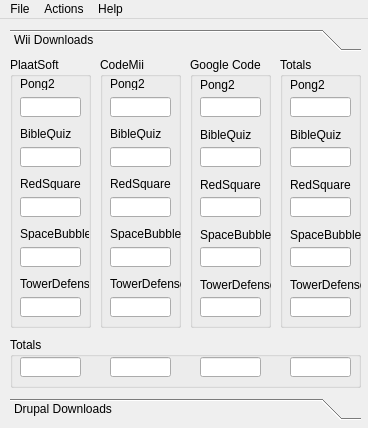
<?xml version="1.0" encoding="UTF-8"?>
<ui version="4.0">
 <class>MainWindow</class>
 <widget class="QMainWindow" name="MainWindow">
  <property name="geometry">
   <rect>
    <x>0</x>
    <y>0</y>
    <width>368</width>
    <height>428</height>
   </rect>
  </property>
  <property name="sizePolicy">
   <sizepolicy hsizetype="Fixed" vsizetype="Fixed">
    <horstretch>0</horstretch>
    <verstretch>0</verstretch>
   </sizepolicy>
  </property>
  <property name="windowTitle">
   <string/>
  </property>
  <property name="windowIcon">
   <iconset>
    <normaloff>images/open.png</normaloff>images/open.png</iconset>
  </property>
  <widget class="QWidget" name="centralWidget">
   <widget class="QToolBox" name="toolBox">
    <property name="geometry">
     <rect>
      <x>10</x>
      <y>10</y>
      <width>351</width>
      <height>391</height>
     </rect>
    </property>
    <property name="currentIndex">
     <number>0</number>
    </property>
    <widget class="QWidget" name="page">
     <property name="geometry">
      <rect>
       <x>0</x>
       <y>0</y>
       <width>351</width>
       <height>337</height>
      </rect>
     </property>
     <attribute name="label">
      <string>Wii Downloads</string>
     </attribute>
     <widget class="QGroupBox" name="groupBox">
      <property name="geometry">
       <rect>
        <x>0</x>
        <y>0</y>
        <width>81</width>
        <height>271</height>
       </rect>
      </property>
      <property name="title">
       <string>PlaatSoft</string>
      </property>
      <widget class="QLabel" name="label">
       <property name="geometry">
        <rect>
         <x>10</x>
         <y>20</y>
         <width>69</width>
         <height>13</height>
        </rect>
       </property>
       <property name="text">
        <string>Pong2</string>
       </property>
      </widget>
      <widget class="QLabel" name="label_4">
       <property name="geometry">
        <rect>
         <x>10</x>
         <y>120</y>
         <width>69</width>
         <height>13</height>
        </rect>
       </property>
       <property name="text">
        <string>RedSquare</string>
       </property>
      </widget>
      <widget class="QLabel" name="label_3">
       <property name="geometry">
        <rect>
         <x>10</x>
         <y>70</y>
         <width>69</width>
         <height>13</height>
        </rect>
       </property>
       <property name="text">
        <string>BibleQuiz</string>
       </property>
      </widget>
      <widget class="QLabel" name="label_2">
       <property name="geometry">
        <rect>
         <x>10</x>
         <y>170</y>
         <width>69</width>
         <height>13</height>
        </rect>
       </property>
       <property name="text">
        <string>SpaceBubble</string>
       </property>
      </widget>
      <widget class="QLabel" name="label_5">
       <property name="geometry">
        <rect>
         <x>10</x>
         <y>220</y>
         <width>69</width>
         <height>13</height>
        </rect>
       </property>
       <property name="text">
        <string>TowerDefense</string>
       </property>
      </widget>
      <widget class="QLineEdit" name="pong2Edit">
       <property name="geometry">
        <rect>
         <x>10</x>
         <y>40</y>
         <width>61</width>
         <height>20</height>
        </rect>
       </property>
       <property name="readOnly">
        <bool>true</bool>
       </property>
      </widget>
      <widget class="QLineEdit" name="bibleQuizEdit">
       <property name="geometry">
        <rect>
         <x>10</x>
         <y>90</y>
         <width>61</width>
         <height>20</height>
        </rect>
       </property>
       <property name="readOnly">
        <bool>true</bool>
       </property>
      </widget>
      <widget class="QLineEdit" name="redSquareEdit">
       <property name="geometry">
        <rect>
         <x>10</x>
         <y>140</y>
         <width>61</width>
         <height>20</height>
        </rect>
       </property>
       <property name="readOnly">
        <bool>true</bool>
       </property>
      </widget>
      <widget class="QLineEdit" name="spaceBubbleEdit">
       <property name="geometry">
        <rect>
         <x>10</x>
         <y>190</y>
         <width>61</width>
         <height>20</height>
        </rect>
       </property>
       <property name="readOnly">
        <bool>true</bool>
       </property>
      </widget>
      <widget class="QLineEdit" name="towerDefenseEdit">
       <property name="geometry">
        <rect>
         <x>10</x>
         <y>240</y>
         <width>61</width>
         <height>20</height>
        </rect>
       </property>
       <property name="readOnly">
        <bool>true</bool>
       </property>
      </widget>
     </widget>
     <widget class="QGroupBox" name="groupBox_2">
      <property name="geometry">
       <rect>
        <x>180</x>
        <y>0</y>
        <width>81</width>
        <height>271</height>
       </rect>
      </property>
      <property name="title">
       <string>Google Code</string>
      </property>
      <widget class="QLabel" name="label_11">
       <property name="geometry">
        <rect>
         <x>10</x>
         <y>20</y>
         <width>101</width>
         <height>16</height>
        </rect>
       </property>
       <property name="text">
        <string>Pong2</string>
       </property>
      </widget>
      <widget class="QLabel" name="label_12">
       <property name="geometry">
        <rect>
         <x>10</x>
         <y>70</y>
         <width>101</width>
         <height>16</height>
        </rect>
       </property>
       <property name="text">
        <string>BibleQuiz</string>
       </property>
      </widget>
      <widget class="QLabel" name="label_13">
       <property name="geometry">
        <rect>
         <x>10</x>
         <y>120</y>
         <width>91</width>
         <height>16</height>
        </rect>
       </property>
       <property name="text">
        <string>RedSquare</string>
       </property>
      </widget>
      <widget class="QLabel" name="label_14">
       <property name="geometry">
        <rect>
         <x>10</x>
         <y>170</y>
         <width>91</width>
         <height>16</height>
        </rect>
       </property>
       <property name="text">
        <string>SpaceBubble</string>
       </property>
      </widget>
      <widget class="QLabel" name="label_15">
       <property name="geometry">
        <rect>
         <x>10</x>
         <y>220</y>
         <width>81</width>
         <height>16</height>
        </rect>
       </property>
       <property name="text">
        <string>TowerDefense</string>
       </property>
      </widget>
      <widget class="QLineEdit" name="pong2Edit3">
       <property name="geometry">
        <rect>
         <x>10</x>
         <y>40</y>
         <width>61</width>
         <height>20</height>
        </rect>
       </property>
       <property name="readOnly">
        <bool>true</bool>
       </property>
      </widget>
      <widget class="QLineEdit" name="bibleQuizEdit3">
       <property name="geometry">
        <rect>
         <x>10</x>
         <y>90</y>
         <width>61</width>
         <height>20</height>
        </rect>
       </property>
       <property name="readOnly">
        <bool>true</bool>
       </property>
      </widget>
      <widget class="QLineEdit" name="redSquareEdit3">
       <property name="geometry">
        <rect>
         <x>10</x>
         <y>140</y>
         <width>61</width>
         <height>20</height>
        </rect>
       </property>
       <property name="readOnly">
        <bool>true</bool>
       </property>
      </widget>
      <widget class="QLineEdit" name="spaceBubbleEdit3">
       <property name="geometry">
        <rect>
         <x>10</x>
         <y>190</y>
         <width>61</width>
         <height>20</height>
        </rect>
       </property>
       <property name="readOnly">
        <bool>true</bool>
       </property>
      </widget>
      <widget class="QLineEdit" name="towerDefenseEdit3">
       <property name="geometry">
        <rect>
         <x>10</x>
         <y>240</y>
         <width>61</width>
         <height>20</height>
        </rect>
       </property>
       <property name="readOnly">
        <bool>true</bool>
       </property>
      </widget>
     </widget>
     <widget class="QGroupBox" name="groupBox_4">
      <property name="geometry">
       <rect>
        <x>270</x>
        <y>0</y>
        <width>81</width>
        <height>271</height>
       </rect>
      </property>
      <property name="title">
       <string>Totals</string>
      </property>
      <widget class="QLabel" name="label_16">
       <property name="geometry">
        <rect>
         <x>10</x>
         <y>20</y>
         <width>71</width>
         <height>16</height>
        </rect>
       </property>
       <property name="text">
        <string>Pong2</string>
       </property>
      </widget>
      <widget class="QLabel" name="label_17">
       <property name="geometry">
        <rect>
         <x>10</x>
         <y>70</y>
         <width>71</width>
         <height>16</height>
        </rect>
       </property>
       <property name="text">
        <string>BibleQuiz</string>
       </property>
      </widget>
      <widget class="QLabel" name="label_18">
       <property name="geometry">
        <rect>
         <x>10</x>
         <y>120</y>
         <width>71</width>
         <height>16</height>
        </rect>
       </property>
       <property name="text">
        <string>RedSquare</string>
       </property>
      </widget>
      <widget class="QLabel" name="label_19">
       <property name="geometry">
        <rect>
         <x>10</x>
         <y>170</y>
         <width>71</width>
         <height>16</height>
        </rect>
       </property>
       <property name="text">
        <string>SpaceBubble</string>
       </property>
      </widget>
      <widget class="QLabel" name="label_20">
       <property name="geometry">
        <rect>
         <x>10</x>
         <y>220</y>
         <width>71</width>
         <height>16</height>
        </rect>
       </property>
       <property name="text">
        <string>TowerDefense</string>
       </property>
      </widget>
      <widget class="QLineEdit" name="pong2Edit4">
       <property name="geometry">
        <rect>
         <x>10</x>
         <y>40</y>
         <width>61</width>
         <height>20</height>
        </rect>
       </property>
       <property name="font">
        <font>
         <weight>75</weight>
         <bold>true</bold>
        </font>
       </property>
       <property name="readOnly">
        <bool>true</bool>
       </property>
      </widget>
      <widget class="QLineEdit" name="bibleQuizEdit4">
       <property name="geometry">
        <rect>
         <x>10</x>
         <y>90</y>
         <width>61</width>
         <height>20</height>
        </rect>
       </property>
       <property name="font">
        <font>
         <weight>75</weight>
         <bold>true</bold>
        </font>
       </property>
       <property name="readOnly">
        <bool>true</bool>
       </property>
      </widget>
      <widget class="QLineEdit" name="redSquareEdit4">
       <property name="geometry">
        <rect>
         <x>10</x>
         <y>140</y>
         <width>61</width>
         <height>20</height>
        </rect>
       </property>
       <property name="font">
        <font>
         <weight>75</weight>
         <bold>true</bold>
        </font>
       </property>
       <property name="readOnly">
        <bool>true</bool>
       </property>
      </widget>
      <widget class="QLineEdit" name="spaceBubbleEdit4">
       <property name="geometry">
        <rect>
         <x>10</x>
         <y>190</y>
         <width>61</width>
         <height>20</height>
        </rect>
       </property>
       <property name="font">
        <font>
         <weight>75</weight>
         <bold>true</bold>
        </font>
       </property>
       <property name="readOnly">
        <bool>true</bool>
       </property>
      </widget>
      <widget class="QLineEdit" name="towerDefenseEdit4">
       <property name="geometry">
        <rect>
         <x>10</x>
         <y>240</y>
         <width>61</width>
         <height>20</height>
        </rect>
       </property>
       <property name="font">
        <font>
         <weight>75</weight>
         <bold>true</bold>
        </font>
       </property>
       <property name="readOnly">
        <bool>true</bool>
       </property>
      </widget>
     </widget>
     <widget class="QGroupBox" name="groupBox_5">
      <property name="geometry">
       <rect>
        <x>0</x>
        <y>280</y>
        <width>351</width>
        <height>51</height>
       </rect>
      </property>
      <property name="title">
       <string>Totals</string>
      </property>
      <widget class="QLineEdit" name="totals">
       <property name="geometry">
        <rect>
         <x>10</x>
         <y>20</y>
         <width>61</width>
         <height>20</height>
        </rect>
       </property>
       <property name="font">
        <font>
         <weight>75</weight>
         <bold>true</bold>
        </font>
       </property>
       <property name="readOnly">
        <bool>true</bool>
       </property>
      </widget>
      <widget class="QLineEdit" name="totals2">
       <property name="geometry">
        <rect>
         <x>100</x>
         <y>20</y>
         <width>61</width>
         <height>20</height>
        </rect>
       </property>
       <property name="font">
        <font>
         <weight>75</weight>
         <bold>true</bold>
        </font>
       </property>
       <property name="readOnly">
        <bool>true</bool>
       </property>
      </widget>
      <widget class="QLineEdit" name="totals3">
       <property name="geometry">
        <rect>
         <x>190</x>
         <y>20</y>
         <width>61</width>
         <height>20</height>
        </rect>
       </property>
       <property name="font">
        <font>
         <weight>75</weight>
         <bold>true</bold>
        </font>
       </property>
       <property name="readOnly">
        <bool>true</bool>
       </property>
      </widget>
      <widget class="QLineEdit" name="totals4">
       <property name="geometry">
        <rect>
         <x>280</x>
         <y>20</y>
         <width>61</width>
         <height>20</height>
        </rect>
       </property>
       <property name="font">
        <font>
         <weight>75</weight>
         <bold>true</bold>
        </font>
       </property>
       <property name="readOnly">
        <bool>true</bool>
       </property>
      </widget>
     </widget>
     <widget class="QGroupBox" name="groupBox_3">
      <property name="geometry">
       <rect>
        <x>90</x>
        <y>0</y>
        <width>81</width>
        <height>271</height>
       </rect>
      </property>
      <property name="title">
       <string>CodeMii</string>
      </property>
      <widget class="QLabel" name="label_6">
       <property name="geometry">
        <rect>
         <x>10</x>
         <y>20</y>
         <width>79</width>
         <height>13</height>
        </rect>
       </property>
       <property name="text">
        <string>Pong2</string>
       </property>
      </widget>
      <widget class="QLabel" name="label_7">
       <property name="geometry">
        <rect>
         <x>10</x>
         <y>70</y>
         <width>79</width>
         <height>13</height>
        </rect>
       </property>
       <property name="text">
        <string>BibleQuiz</string>
       </property>
      </widget>
      <widget class="QLabel" name="label_8">
       <property name="geometry">
        <rect>
         <x>10</x>
         <y>120</y>
         <width>79</width>
         <height>13</height>
        </rect>
       </property>
       <property name="text">
        <string>RedSquare</string>
       </property>
      </widget>
      <widget class="QLabel" name="label_9">
       <property name="geometry">
        <rect>
         <x>10</x>
         <y>170</y>
         <width>79</width>
         <height>13</height>
        </rect>
       </property>
       <property name="text">
        <string>SpaceBubble</string>
       </property>
      </widget>
      <widget class="QLabel" name="label_10">
       <property name="geometry">
        <rect>
         <x>10</x>
         <y>220</y>
         <width>79</width>
         <height>13</height>
        </rect>
       </property>
       <property name="text">
        <string>TowerDefense</string>
       </property>
      </widget>
      <widget class="QLineEdit" name="pong2Edit2">
       <property name="geometry">
        <rect>
         <x>10</x>
         <y>40</y>
         <width>61</width>
         <height>20</height>
        </rect>
       </property>
       <property name="readOnly">
        <bool>true</bool>
       </property>
      </widget>
      <widget class="QLineEdit" name="bibleQuizEdit2">
       <property name="geometry">
        <rect>
         <x>10</x>
         <y>90</y>
         <width>61</width>
         <height>20</height>
        </rect>
       </property>
       <property name="readOnly">
        <bool>true</bool>
       </property>
      </widget>
      <widget class="QLineEdit" name="redSquareEdit2">
       <property name="geometry">
        <rect>
         <x>10</x>
         <y>140</y>
         <width>61</width>
         <height>20</height>
        </rect>
       </property>
       <property name="readOnly">
        <bool>true</bool>
       </property>
      </widget>
      <widget class="QLineEdit" name="spaceBubbleEdit2">
       <property name="geometry">
        <rect>
         <x>10</x>
         <y>190</y>
         <width>61</width>
         <height>20</height>
        </rect>
       </property>
       <property name="readOnly">
        <bool>true</bool>
       </property>
      </widget>
      <widget class="QLineEdit" name="towerDefenseEdit2">
       <property name="geometry">
        <rect>
         <x>10</x>
         <y>240</y>
         <width>61</width>
         <height>20</height>
        </rect>
       </property>
       <property name="readOnly">
        <bool>true</bool>
       </property>
      </widget>
     </widget>
    </widget>
    <widget class="QWidget" name="page_2">
     <property name="geometry">
      <rect>
       <x>0</x>
       <y>0</y>
       <width>100</width>
       <height>30</height>
      </rect>
     </property>
     <attribute name="label">
      <string>Drupal Downloads</string>
     </attribute>
     <widget class="QGroupBox" name="groupBox_6">
      <property name="geometry">
       <rect>
        <x>0</x>
        <y>0</y>
        <width>131</width>
        <height>271</height>
       </rect>
      </property>
      <property name="title">
       <string>PlaatSoft</string>
      </property>
      <widget class="QLabel" name="label_21">
       <property name="geometry">
        <rect>
         <x>10</x>
         <y>20</y>
         <width>79</width>
         <height>13</height>
        </rect>
       </property>
       <property name="text">
        <string>Addressbook</string>
       </property>
      </widget>
      <widget class="QLabel" name="label_22">
       <property name="geometry">
        <rect>
         <x>10</x>
         <y>70</y>
         <width>101</width>
         <height>16</height>
        </rect>
       </property>
       <property name="text">
        <string>Event Notification</string>
       </property>
      </widget>
      <widget class="QLabel" name="label_23">
       <property name="geometry">
        <rect>
         <x>10</x>
         <y>120</y>
         <width>111</width>
         <height>16</height>
        </rect>
       </property>
       <property name="text">
        <string>Church Administration</string>
       </property>
      </widget>
      <widget class="QLineEdit" name="addressbookEdit1">
       <property name="geometry">
        <rect>
         <x>10</x>
         <y>40</y>
         <width>111</width>
         <height>20</height>
        </rect>
       </property>
       <property name="readOnly">
        <bool>true</bool>
       </property>
      </widget>
      <widget class="QLineEdit" name="eventNotificationEdit1">
       <property name="geometry">
        <rect>
         <x>10</x>
         <y>90</y>
         <width>111</width>
         <height>20</height>
        </rect>
       </property>
       <property name="readOnly">
        <bool>true</bool>
       </property>
      </widget>
      <widget class="QLineEdit" name="churchEdit1">
       <property name="geometry">
        <rect>
         <x>10</x>
         <y>140</y>
         <width>111</width>
         <height>20</height>
        </rect>
       </property>
       <property name="readOnly">
        <bool>true</bool>
       </property>
      </widget>
     </widget>
     <widget class="QGroupBox" name="groupBox_7">
      <property name="geometry">
       <rect>
        <x>0</x>
        <y>280</y>
        <width>131</width>
        <height>51</height>
       </rect>
      </property>
      <property name="title">
       <string>Totals</string>
      </property>
      <widget class="QLineEdit" name="totalsDrupalEdit1">
       <property name="geometry">
        <rect>
         <x>10</x>
         <y>20</y>
         <width>111</width>
         <height>20</height>
        </rect>
       </property>
       <property name="font">
        <font>
         <weight>75</weight>
         <bold>true</bold>
        </font>
       </property>
       <property name="readOnly">
        <bool>true</bool>
       </property>
      </widget>
     </widget>
    </widget>
   </widget>
  </widget>
  <widget class="QMenuBar" name="menuBar">
   <property name="geometry">
    <rect>
     <x>0</x>
     <y>0</y>
     <width>368</width>
     <height>20</height>
    </rect>
   </property>
   <widget class="QMenu" name="menuExit">
    <property name="title">
     <string>File</string>
    </property>
    <addaction name="actionExit"/>
   </widget>
   <widget class="QMenu" name="menuHelp">
    <property name="title">
     <string>Help</string>
    </property>
    <addaction name="actionDonate"/>
    <addaction name="separator"/>
    <addaction name="actionCheck_for_update"/>
    <addaction name="separator"/>
    <addaction name="actionAbout"/>
   </widget>
   <widget class="QMenu" name="menuEdit">
    <property name="title">
     <string>Actions</string>
    </property>
    <addaction name="actionRefreshData"/>
    <addaction name="actionDataClipboard"/>
    <addaction name="separator"/>
    <addaction name="actionSettings"/>
   </widget>
   <addaction name="menuExit"/>
   <addaction name="menuEdit"/>
   <addaction name="menuHelp"/>
  </widget>
  <action name="actionAbout">
   <property name="text">
    <string>About</string>
   </property>
  </action>
  <action name="actionExit">
   <property name="text">
    <string>Exit</string>
   </property>
  </action>
  <action name="actionDataClipboard">
   <property name="text">
    <string>Data to Clipboard</string>
   </property>
  </action>
  <action name="actionRefreshData">
   <property name="text">
    <string>Refresh Data</string>
   </property>
  </action>
  <action name="actionCheck_for_update">
   <property name="text">
    <string>Check for update...</string>
   </property>
  </action>
  <action name="actionSettings">
   <property name="text">
    <string>Settings</string>
   </property>
  </action>
  <action name="actionDonate">
   <property name="text">
    <string>Donate</string>
   </property>
  </action>
 </widget>
 <layoutdefault spacing="6" margin="11"/>
 <tabstops>
  <tabstop>pong2Edit</tabstop>
  <tabstop>pong2Edit2</tabstop>
  <tabstop>pong2Edit3</tabstop>
  <tabstop>pong2Edit4</tabstop>
  <tabstop>bibleQuizEdit</tabstop>
  <tabstop>bibleQuizEdit2</tabstop>
  <tabstop>bibleQuizEdit3</tabstop>
  <tabstop>bibleQuizEdit4</tabstop>
  <tabstop>redSquareEdit</tabstop>
  <tabstop>redSquareEdit2</tabstop>
  <tabstop>redSquareEdit3</tabstop>
  <tabstop>redSquareEdit4</tabstop>
  <tabstop>spaceBubbleEdit</tabstop>
  <tabstop>spaceBubbleEdit2</tabstop>
  <tabstop>spaceBubbleEdit3</tabstop>
  <tabstop>spaceBubbleEdit4</tabstop>
  <tabstop>towerDefenseEdit</tabstop>
  <tabstop>towerDefenseEdit2</tabstop>
  <tabstop>towerDefenseEdit3</tabstop>
  <tabstop>towerDefenseEdit4</tabstop>
  <tabstop>totals</tabstop>
  <tabstop>totals2</tabstop>
  <tabstop>totals3</tabstop>
  <tabstop>totals4</tabstop>
  <tabstop>addressbookEdit1</tabstop>
  <tabstop>eventNotificationEdit1</tabstop>
  <tabstop>churchEdit1</tabstop>
  <tabstop>totalsDrupalEdit1</tabstop>
 </tabstops>
 <resources/>
 <connections/>
</ui>
